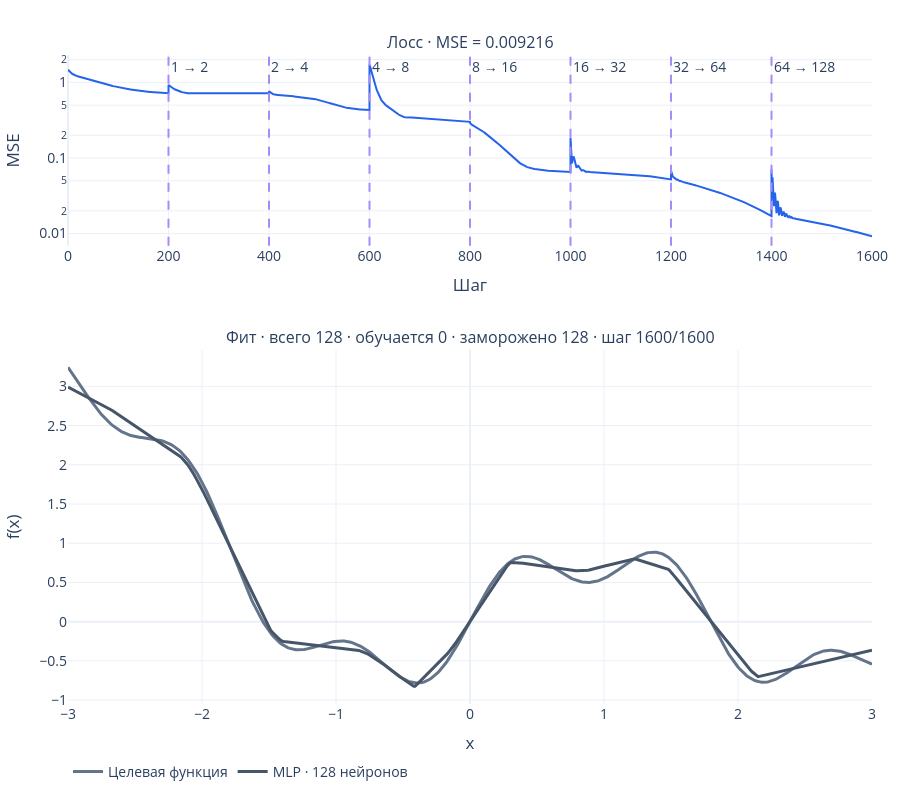

Source (notebook cell):
### Code cell
experiment = Experiment(config)
await train_live(experiment, target_fps=target_fps)

### Figure 1 — Plotly figure (JSON) as saved in the notebook; plotly's stock layout.template omitted (floating-point values rounded to 4 significant figures; data arrays with more than 128 entries replaced by an {"elided": "..."} marker saying what was removed)
{"data": [{"line": {"color": "#2563eb", "width": 2}, "mode": "lines", "name": "MSE", "showlegend": false, "type": "scatter", "x": {"elided": "1608 int values"}, "xaxis": "x", "y": {"elided": "1608 float values"}, "yaxis": "y"}, {"line": {"color": "#64748b", "width": 3}, "mode": "lines", "name": "Целевая функция", "type": "scatter", "x": {"elided": "601 float values"}, "xaxis": "x2", "y": {"elided": "601 float values"}, "yaxis": "y2"}, {"line": {"color": "#475569", "width": 3}, "mode": "lines", "name": "MLP · 128 нейронов", "type": "scatter", "x": {"elided": "601 float values"}, "xaxis": "x2", "y": {"elided": "601 float values"}, "yaxis": "y2"}], "layout": {"annotations": [{"font": {"size": 16}, "showarrow": false, "text": "Лосс · MSE = 0.009216", "x": 0.5, "xanchor": "center", "xref": "paper", "y": 1, "yanchor": "bottom", "yref": "paper"}, {"font": {"size": 16}, "showarrow": false, "text": "Фит · всего 128 · обучается 0 · заморожено 128 · шаг 1600/1600", "x": 0.5, "xanchor": "center", "xref": "paper", "y": 0.546, "yanchor": "bottom", "yref": "paper"}, {"showarrow": false, "text": "1 → 2", "x": 200, "xanchor": "left", "xref": "x", "y": 1, "yanchor": "top", "yref": "y domain"}, {"showarrow": false, "text": "2 → 4", "x": 400, "xanchor": "left", "xref": "x", "y": 1, "yanchor": "top", "yref": "y domain"}, {"showarrow": false, "text": "4 → 8", "x": 600, "xanchor": "left", "xref": "x", "y": 1, "yanchor": "top", "yref": "y domain"}, {"showarrow": false, "text": "8 → 16", "x": 800, "xanchor": "left", "xref": "x", "y": 1, "yanchor": "top", "yref": "y domain"}, {"showarrow": false, "text": "16 → 32", "x": 1000, "xanchor": "left", "xref": "x", "y": 1, "yanchor": "top", "yref": "y domain"}, {"showarrow": false, "text": "32 → 64", "x": 1200, "xanchor": "left", "xref": "x", "y": 1, "yanchor": "top", "yref": "y domain"}, {"showarrow": false, "text": "64 → 128", "x": 1400, "xanchor": "left", "xref": "x", "y": 1, "yanchor": "top", "yref": "y domain"}], "autosize": true, "font": {"size": 14}, "height": 800, "legend": {"orientation": "h", "x": 0, "y": -0.08}, "margin": {"b": 65, "l": 65, "r": 25, "t": 55}, "shapes": [{"line": {"color": "#a78bfa", "dash": "dash"}, "type": "line", "x0": 200, "x1": 200, "xref": "x", "y0": 0, "y1": 1, "yref": "y domain"}, {"line": {"color": "#a78bfa", "dash": "dash"}, "type": "line", "x0": 400, "x1": 400, "xref": "x", "y0": 0, "y1": 1, "yref": "y domain"}, {"line": {"color": "#a78bfa", "dash": "dash"}, "type": "line", "x0": 600, "x1": 600, "xref": "x", "y0": 0, "y1": 1, "yref": "y domain"}, {"line": {"color": "#a78bfa", "dash": "dash"}, "type": "line", "x0": 800, "x1": 800, "xref": "x", "y0": 0, "y1": 1, "yref": "y domain"}, {"line": {"color": "#a78bfa", "dash": "dash"}, "type": "line", "x0": 1000, "x1": 1000, "xref": "x", "y0": 0, "y1": 1, "yref": "y domain"}, {"line": {"color": "#a78bfa", "dash": "dash"}, "type": "line", "x0": 1200, "x1": 1200, "xref": "x", "y0": 0, "y1": 1, "yref": "y domain"}, {"line": {"color": "#a78bfa", "dash": "dash"}, "type": "line", "x0": 1400, "x1": 1400, "xref": "x", "y0": 0, "y1": 1, "yref": "y domain"}], "xaxis": {"anchor": "y", "autorange": false, "domain": [0, 1], "range": [0, 1600], "title": {"text": "Шаг"}}, "xaxis2": {"anchor": "y2", "autorange": false, "domain": [0, 1], "range": [-3, 3], "title": {"text": "x"}, "type": "linear"}, "yaxis": {"anchor": "x", "domain": [0.706, 1], "title": {"text": "MSE"}, "type": "log"}, "yaxis2": {"anchor": "x2", "domain": [0, 0.546], "title": {"text": "f(x)"}, "type": "linear"}}}
